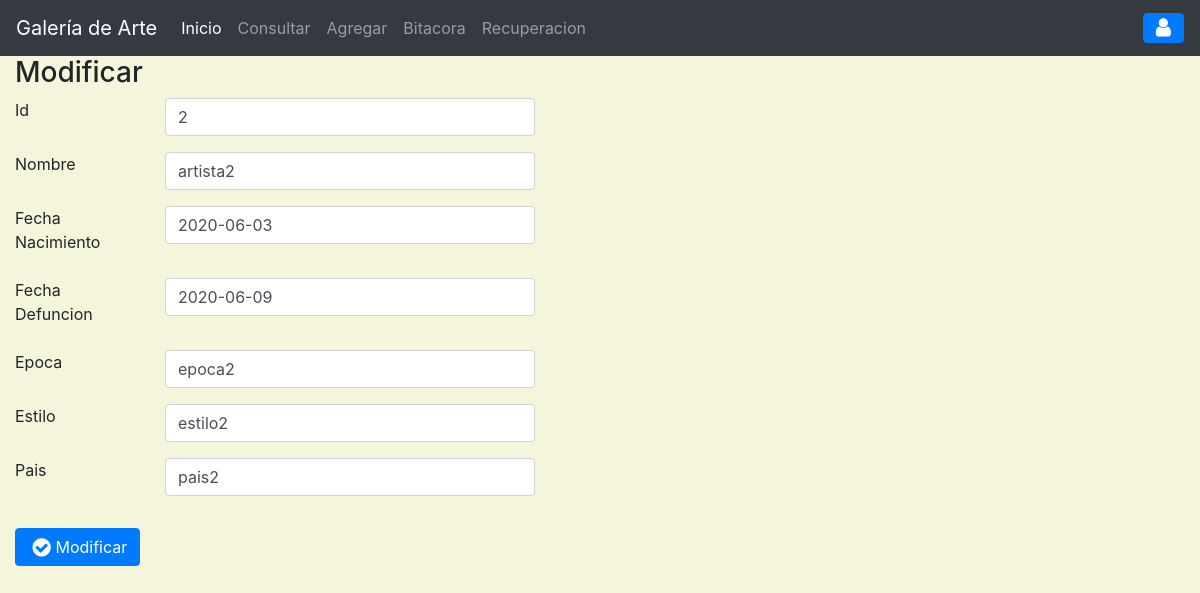
/?c=Artista&a=FormAgregar&id=2, run on the app's committed database.
### tables this page shows
CREATE TABLE `artista` (
  `idobj` int(11) NOT NULL,
  `nomArt` varchar(25) DEFAULT NULL,
  `fechNacArt` date DEFAULT NULL,
  `epocArt` varchar(25) DEFAULT NULL,
  `fechDefArt` date DEFAULT NULL,
  `estArt` varchar(30) DEFAULT NULL,
  `paisArt` varchar(25) DEFAULT NULL,
  KEY `fk_art_obj` (`idobj`),
  CONSTRAINT `fk_art_obj` FOREIGN KEY (`idobj`) REFERENCES `objetoarte` (`idobj`) ON DELETE CASCADE ON UPDATE CASCADE
);

### controller/artista.controlador.php (called while the page is built, shortened)
<?php
require_once('model/artista.php');
class ArtistaControlador
{
    private $modelo;
    public function __CONSTRUCT(){
        $this->modelo = new Artista();
    }
    public function FormAgregar(){
            $titulo = "Agregar";
            $Arti = new Artista();
            if(isset($_GET['id'])){
                $Arti = $this->modelo->getArtistaById($_GET['id'])[0];
                $titulo = "Modificar";
            }
            require_once "view/header.php";
            require_once "view/artista/agregar.php";
            require_once "view/footer.php";
    }
}
?>

### model/conexion.php (called while the page is built, shortened)
<?php
class BaseDeDatos
{
    public static function Conectar(){
        try {
            $conexion = new PDO("mysql:host=".self::servidor.";dbname="
            .self::basedatos.";charset=utf8",self::usuario,self::password);
            $conexion->setAttribute(PDO::ATTR_ERRMODE,PDO::ERRMODE_EXCEPTION);
            return $conexion;
        } catch (PDOException $e) {
            return "Fallo la conexion a la base de datos".$e->getMessage();
        }
    }
}
?>

### model/artista.php (called while the page is built, shortened)
<?php
class Artista
{
    private $pdo;
    public function __CONSTRUCT(){
        $this->pdo = BaseDeDatos::Conectar();
    }
    public function getArtistaById($id){
        try {
            $sql = "SELECT * FROM artista WHERE idobj=$id";
            $consulta = $this->pdo->prepare($sql);
            $consulta->execute();
            return $consulta->fetchAll(PDO::FETCH_OBJ);
        } catch (Exception $e) {
            die($e->getMessage());
        }
    }
}
?>

### view/artista/agregar.php (the view, shortened to what this page needs)
<main class="app-content">
<div class="col-md-6">
          <div class="tile">
            <h3 class="tile-title"><?=$titulo?></h3>
            <div class="tile-body">
                <form class="form-horizontal" method="POST" action="view/artista/guardar-artista.php">
                <div class="form-group row">
                  <label class="control-label col-md-3">Id</label>
                  <div class="col-md-8">
                    <input class="form-control" type="text" name="idartista" value="<?=$Arti->idobj ?? ''?>" placeholder="">
                  </div>
                </div>
                <div class="form-group row">
                  <label class="control-label col-md-3">Nombre</label>
                  <div class="col-md-8">
                    <input class="form-control" type="text" name="nombreartista" value="<?=$Arti->nomArt ?? ''?>" placeholder="">
                  </div>
                </div>
                <div class="form-group row">
                  <label class="control-label col-md-3">Fecha Nacimiento</label>
                  <div class="col-md-8">
                    <input class="form-control" type="text" name="fnaartista" value="<?=$Arti->fechNacArt ?? ''?>" placeholder="yyyy-mm-dd">
                  </div>
                </div>
                 <div class="form-group row">
                  <label class="control-label col-md-3">Fecha Defuncion</label>
                  <div class="col-md-8">
                    <input class="form-control" type="text" name="fdeartista" value="<?=$Arti->fechDefArt ?? ''?>" placeholder="yyyy-mm-dd">
                  </div>
                </div>
                <div class="form-group row">
                  <label class="control-label col-md-3">Epoca</label>
                  <div class="col-md-8">
                    <input class="form-control" type="text" name="epocaartista" value="<?=$Arti->epocArt ?? ''?>" placeholder="">
                  </div>
                </div>
                <div class="form-group row">
                  <label class="control-label col-md-3">Estilo</label>
                  <div class="col-md-8">
                    <input class="form-control" type="text" name="estiloartista" value="<?=$Arti->estArt ?? ''?>" placeholder="">
                  </div>
                </div>
                <div class="form-group row">
                  <label class="control-label col-md-3">Pais</label>
                  <div class="col-md-8">
                    <input class="form-control" type="text" name="paisartista" value="<?=$Arti->paisArt ?? ''?>" placeholder="">
                  </div>
                </div>
            <div class="tile-footer">
              <div class="row">
                <div class="col-md-8 col-md-offset-3">
                  <button class="btn btn-primary" type="submit"><i class="fa fa-fw fa-lg fa-check-circle">
                  </i><?=$titulo?></button>
                </div>
              </div>
            </div>
            </form>
          </div>
</div>
</main>

### data on the page
artista: idartista "2", nombreartista "artista2", fnaartista "2020-06-03", fdeartista "2020-06-09", epocaartista "epoca2", estiloartista "estilo2", paisartista "pais2"

### other printed values
$titulo "Modificar"
